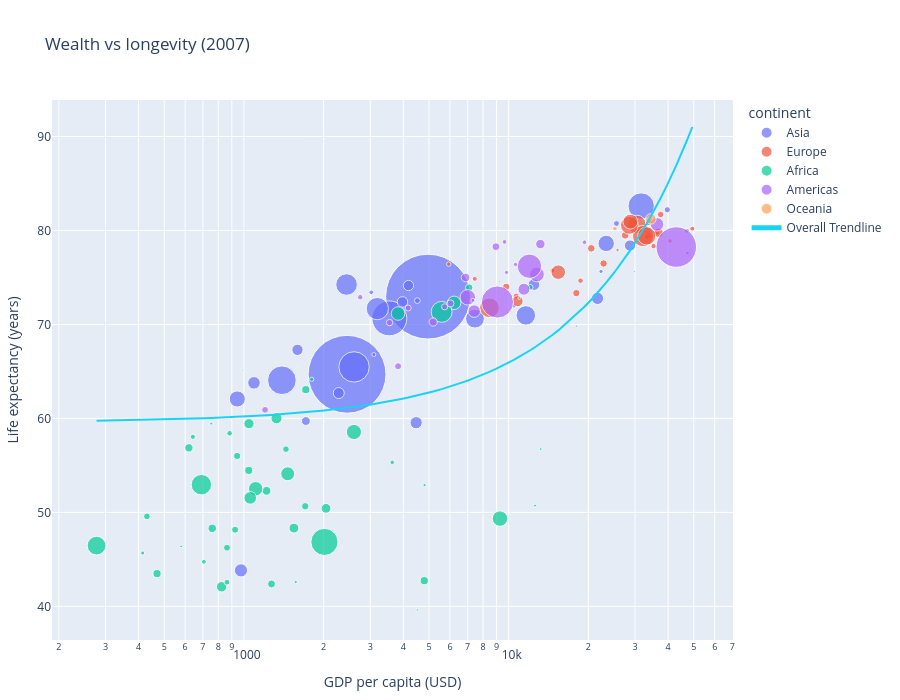

Here is the notebook cell this chart was saved with:
### Code cell
fig = px.scatter(
    df_2007,
    x="gdpPercap", y="lifeExp",
    size="pop", color="continent",
    hover_name="country",
    log_x=True, size_max=60,
    trendline="ols", trendline_scope="overall",
    title="Wealth vs longevity (2007)",
    labels={"gdpPercap": "GDP per capita (USD)",
            "lifeExp": "Life expectancy (years)"},
)
fig.update_layout(
    autosize=True,
    width=None,
    height=700,
    margin=dict(l=50, r=50, t=100, b=50),
)
fig.show(config={"responsive": True})

### Figure 1 — Plotly figure (JSON) as saved in the notebook; plotly's stock layout.template omitted (floating-point values rounded to 4 significant figures; data arrays with more than 128 entries replaced by an {"elided": "..."} marker saying what was removed)
{"data": [{"hovertemplate": "<b>%{hovertext}</b><br><br>continent=Asia<br>GDP per capita (USD)=%{x}<br>Life expectancy (years)=%{y}<br>pop=%{marker.size}<extra></extra>", "hovertext": ["Afghanistan", "Bahrain", "Bangladesh", "Cambodia", "China", "Hong Kong, China", "India", "Indonesia", "Iran", "Iraq", "Israel", "Japan", "Jordan", "Korea, Dem. Rep.", "Korea, Rep.", "Kuwait", "Lebanon", "Malaysia", "Mongolia", "Myanmar", "Nepal", "Oman", "Pakistan", "Philippines", "Saudi Arabia", "Singapore", "Sri Lanka", "Syria", "Taiwan", "Thailand", "Vietnam", "West Bank and Gaza", "Yemen, Rep."], "legendgroup": "Asia", "marker": {"color": "#636efa", "size": [31889923, 708573, 150448339, 14131858, 1318683096, 6980412, 1110396331, 223547000, 69453570, 27499638, 6426679, 127467972, 6053193, 23301725, 49044790, 2505559, 3921278, 24821286, 2874127, 47761980, 28901790, 3204897, 169270617, 91077287, 27601038, 4553009, 20378239, 19314747, 23174294, 65068149, 85262356, 4018332, 22211743], "sizemode": "area", "sizeref": 366300.0, "symbol": "circle"}, "mode": "markers", "name": "Asia", "orientation": "v", "showlegend": true, "type": "scatter", "x": [974.6, 29800.0, 1391.0, 1714.0, 4959.0, 39720.0, 2452.0, 3541.0, 11610.0, 4471.0, 25520.0, 31660.0, 4519.0, 1593.0, 23350.0, 47310.0, 10460.0, 12450.0, 3096.0, 944.0, 1091.0, 22320.0, 2606.0, 3190.0, 21650.0, 47140.0, 3970.0, 4185.0, 28720.0, 7458.0, 2442.0, 3025.0, 2281.0], "xaxis": "x", "y": [43.83, 75.64, 64.06, 59.72, 72.96, 82.21, 64.7, 70.65, 70.96, 59.55, 80.75, 82.6, 72.53, 67.3, 78.62, 77.59, 71.99, 74.24, 66.8, 62.07, 63.78, 75.64, 65.48, 71.69, 72.78, 79.97, 72.4, 74.14, 78.4, 70.62, 74.25, 73.42, 62.7], "yaxis": "y"}, {"hovertemplate": "<b>%{hovertext}</b><br><br>continent=Europe<br>GDP per capita (USD)=%{x}<br>Life expectancy (years)=%{y}<br>pop=%{marker.size}<extra></extra>", "hovertext": ["Albania", "Austria", "Belgium", "Bosnia and Herzegovina", "Bulgaria", "Croatia", "Czech Republic", "Denmark", "Finland", "France", "Germany", "Greece", "Hungary", "Iceland", "Ireland", "Italy", "Montenegro", "Netherlands", "Norway", "Poland", "Portugal", "Romania", "Serbia", "Slovak Republic", "Slovenia", "Spain", "Sweden", "Switzerland", "Turkey", "United Kingdom"], "legendgroup": "Europe", "marker": {"color": "#EF553B", "size": [3600523, 8199783, 10392226, 4552198, 7322858, 4493312, 10228744, 5468120, 5238460, 61083916, 82400996, 10706290, 9956108, 301931, 4109086, 58147733, 684736, 16570613, 4627926, 38518241, 10642836, 22276056, 10150265, 5447502, 2009245, 40448191, 9031088, 7554661, 71158647, 60776238], "sizemode": "area", "sizeref": 366300.0, "symbol": "circle"}, "mode": "markers", "name": "Europe", "orientation": "v", "showlegend": true, "type": "scatter", "x": [5937.0, 36130.0, 33690.0, 7446.0, 10680.0, 14620.0, 22830.0, 35280.0, 33210.0, 30470.0, 32170.0, 27540.0, 18010.0, 36180.0, 40680.0, 28570.0, 9254.0, 36800.0, 49360.0, 15390.0, 20510.0, 10810.0, 9787.0, 18680.0, 25770.0, 28820.0, 33860.0, 37510.0, 8458.0, 33200.0], "xaxis": "x", "y": [76.42, 79.83, 79.44, 74.85, 73.0, 75.75, 76.49, 78.33, 79.31, 80.66, 79.41, 79.48, 73.34, 81.76, 78.89, 80.55, 74.54, 79.76, 80.2, 75.56, 78.1, 72.48, 74.0, 74.66, 77.93, 80.94, 80.88, 81.7, 71.78, 79.42], "yaxis": "y"}, {"hovertemplate": "<b>%{hovertext}</b><br><br>continent=Africa<br>GDP per capita (USD)=%{x}<br>Life expectancy (years)=%{y}<br>pop=%{marker.size}<extra></extra>", "hovertext": ["Algeria", "Angola", "Benin", "Botswana", "Burkina Faso", "Burundi", "Cameroon", "Central African Republic", "Chad", "Comoros", "Congo, Dem. Rep.", "Congo, Rep.", "Cote d'Ivoire", "Djibouti", "Egypt", "Equatorial Guinea", "Eritrea", "Ethiopia", "Gabon", "Gambia", "Ghana", "Guinea", "Guinea-Bissau", "Kenya", "Lesotho", "Liberia", "Libya", "Madagascar", "Malawi", "Mali", "Mauritania", "Mauritius", "Morocco", "Mozambique", "Namibia", "Niger", "Nigeria", "Reunion", "Rwanda", "Sao Tome and Principe", "Senegal", "Sierra Leone", "Somalia", "South Africa", "Sudan", "Swaziland", "Tanzania", "Togo", "Tunisia", "Uganda", "Zambia", "Zimbabwe"], "legendgroup": "Africa", "marker": {"color": "#00cc96", "size": [33333216, 12420476, 8078314, 1639131, 14326203, 8390505, 17696293, 4369038, 10238807, 710960, 64606759, 3800610, 18013409, 496374, 80264543, 551201, 4906585, 76511887, 1454867, 1688359, 22873338, 9947814, 1472041, 35610177, 2012649, 3193942, 6036914, 19167654, 13327079, 12031795, 3270065, 1250882, 33757175, 19951656, 2055080, 12894865, 135031164, 798094, 8860588, 199579, 12267493, 6144562, 9118773, 43997828, 42292929, 1133066, 38139640, 5701579, 10276158, 29170398, 11746035, 12311143], "sizemode": "area", "sizeref": 366300.0, "symbol": "circle"}, "mode": "markers", "name": "Africa", "orientation": "v", "showlegend": true, "type": "scatter", "x": [6223.0, 4797.0, 1441.0, 12570.0, 1217.0, 430.1, 2042.0, 706.0, 1704.0, 986.1, 277.6, 3633.0, 1545.0, 2082.0, 5581.0, 12150.0, 641.4, 690.8, 13210.0, 752.7, 1328.0, 942.7, 579.2, 1463.0, 1569.0, 414.5, 12060.0, 1045.0, 759.3, 1043.0, 1803.0, 10960.0, 3820.0, 823.7, 4811.0, 619.7, 2014.0, 7670.0, 863.1, 1598.0, 1712.0, 862.5, 926.1, 9270.0, 2602.0, 4513.0, 1107.0, 883.0, 7093.0, 1056.0, 1271.0, 469.7], "xaxis": "x", "y": [72.3, 42.73, 56.73, 50.73, 52.3, 49.58, 50.43, 44.74, 50.65, 65.15, 46.46, 55.32, 48.33, 54.79, 71.34, 51.58, 58.04, 52.95, 56.73, 59.45, 60.02, 56.01, 46.39, 54.11, 42.59, 45.68, 73.95, 59.44, 48.3, 54.47, 64.16, 72.8, 71.16, 42.08, 52.91, 56.87, 46.86, 76.44, 46.24, 65.53, 63.06, 42.57, 48.16, 49.34, 58.56, 39.61, 52.52, 58.42, 73.92, 51.54, 42.38, 43.49], "yaxis": "y"}, {"hovertemplate": "<b>%{hovertext}</b><br><br>continent=Americas<br>GDP per capita (USD)=%{x}<br>Life expectancy (years)=%{y}<br>pop=%{marker.size}<extra></extra>", "hovertext": ["Argentina", "Bolivia", "Brazil", "Canada", "Chile", "Colombia", "Costa Rica", "Cuba", "Dominican Republic", "Ecuador", "El Salvador", "Guatemala", "Haiti", "Honduras", "Jamaica", "Mexico", "Nicaragua", "Panama", "Paraguay", "Peru", "Puerto Rico", "Trinidad and Tobago", "United States", "Uruguay", "Venezuela"], "legendgroup": "Americas", "marker": {"color": "#ab63fa", "size": [40301927, 9119152, 190010647, 33390141, 16284741, 44227550, 4133884, 11416987, 9319622, 13755680, 6939688, 12572928, 8502814, 7483763, 2780132, 108700891, 5675356, 3242173, 6667147, 28674757, 3942491, 1056608, 301139947, 3447496, 26084662], "sizemode": "area", "sizeref": 366300.0, "symbol": "circle"}, "mode": "markers", "name": "Americas", "orientation": "v", "showlegend": true, "type": "scatter", "x": [12780.0, 3822.0, 9066.0, 36320.0, 13170.0, 7007.0, 9645.0, 8948.0, 6025.0, 6873.0, 5728.0, 5186.0, 1202.0, 3548.0, 7321.0, 11980.0, 2749.0, 9809.0, 4173.0, 7409.0, 19330.0, 18010.0, 42950.0, 10610.0, 11420.0], "xaxis": "x", "y": [75.32, 65.55, 72.39, 80.65, 78.55, 72.89, 78.78, 78.27, 72.23, 74.99, 71.88, 70.26, 60.92, 70.2, 72.57, 76.19, 72.9, 75.54, 71.75, 71.42, 78.75, 69.82, 78.24, 76.38, 73.75], "yaxis": "y"}, {"hovertemplate": "<b>%{hovertext}</b><br><br>continent=Oceania<br>GDP per capita (USD)=%{x}<br>Life expectancy (years)=%{y}<br>pop=%{marker.size}<extra></extra>", "hovertext": ["Australia", "New Zealand"], "legendgroup": "Oceania", "marker": {"color": "#FFA15A", "size": [20434176, 4115771], "sizemode": "area", "sizeref": 366300.0, "symbol": "circle"}, "mode": "markers", "name": "Oceania", "orientation": "v", "showlegend": true, "type": "scatter", "x": [34440.0, 25190.0], "xaxis": "x", "y": [81.23, 80.2], "yaxis": "y"}, {"hovertemplate": "<b>OLS trendline</b><br>lifeExp = 0.000637134 * gdpPercap + 59.5657<br>R<sup>2</sup>=0.460583<br><br>GDP per capita (USD)=%{x}<br>Life expectancy (years)=%{y} <b>(trend)</b><extra></extra>", "legendgroup": "Overall Trendline", "line": {"color": "#19d3f3"}, "mode": "lines", "name": "Overall Trendline", "showlegend": true, "type": "scatter", "x": {"elided": "142 float values"}, "xaxis": "x", "y": {"elided": "142 float values"}, "yaxis": "y"}], "layout": {"autosize": true, "height": 700, "legend": {"itemsizing": "constant", "title": {"text": "continent"}, "tracegroupgap": 0}, "margin": {"b": 50, "l": 50, "r": 50, "t": 100}, "title": {"text": "Wealth vs longevity (2007)"}, "xaxis": {"anchor": "y", "domain": [0, 1], "title": {"text": "GDP per capita (USD)"}, "type": "log"}, "yaxis": {"anchor": "x", "domain": [0, 1], "title": {"text": "Life expectancy (years)"}}}}
